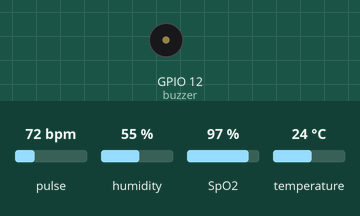
The sketch below on a simulated ESP32. Shown: buzzer (waves = sounding, pin HIGH). The test bench sets the inputs (shaded band); at power-on: pulse 72 bpm, humidity 55 %, SpO2 97 %, temperature 24 °C. WiFi joins after 1.5 s; servers stay silent unless stated; what the sketch prints to the serial monitor is not drawn.

Above: at 3.5 s.
3.6 s: pulse set to 62 bpm
7.8 s: pulse set to 57 bpm
At 9.3 s:
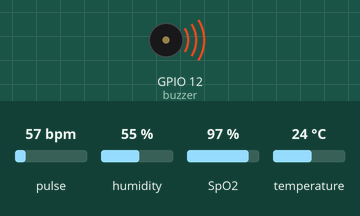
10.5 s: pulse set to 70 bpm
At 12.8 s:
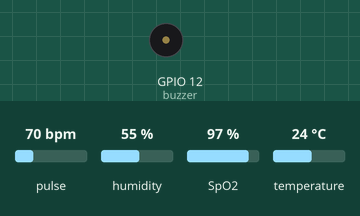
13.5 s: pulse set to 42 bpm
At 16.9 s:
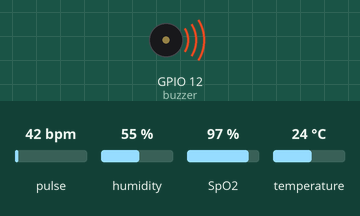
Timing chart, 0 to 18.0 s (numbered marks = the images above; inputs shaded):
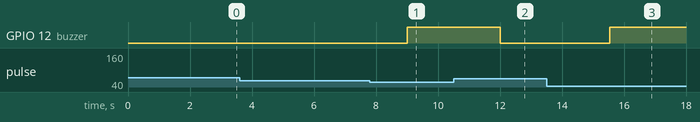

Measured:
- the behaviour switches between 60 and 59 bpm on pulse (found by bisection; images 0 and 1)
- after the input at 3.6 s, every drawn part: stays the same
- after the input at 7.8 s, GPIO 12 (buzzer): LOW → HIGH after 1.2 s
- after the input at 10.5 s, GPIO 12 (buzzer): HIGH → LOW after 1.5 s
- after the input at 13.5 s, GPIO 12 (buzzer): LOW → HIGH after 2.0 s

The sketch:

ProjectIoT.ino
```cpp
//BLYNK
#define BLYNK_TEMPLATE_ID ""
#define BLYNK_TEMPLATE_NAME "Health Monitoring"
#define BLYNK_AUTH_TOKEN ""

#define BLYNK_PRINT Serial
#include <Blynk.h>
#include <BlynkSimpleEsp32.h>
#include <WiFi.h>
#include <Wire.h>
#include "MAX30100_PulseOximeter.h"
#include <DHT.h>
#include <Firebase_ESP_Client.h>

// Firebase configuration
#define FIREBASE_HOST ""
#define FIREBASE_AUTH ""

// Firebase objects
FirebaseData firebaseData;
FirebaseConfig firebaseConfig;
FirebaseAuth firebaseAuth;

// MAX30100 Pulse Oximeter object
PulseOximeter pox;
BlynkTimer timer;
// DHT11 Sensor setup
#define DHTPIN 14              // Pin where the DHT11 is connected
#define DHTTYPE DHT11
DHT dht(DHTPIN, DHTTYPE);
//buzzer
const int buzzer = 12; //D6
// WiFi credentials
const char* ssid = "ThuHa";
const char* password = "thuha1707";

// Variables for data
float heartRate, spo2, t, h;
float lastBPM,lastspo2,lastt,lasth;
float BPM1=0;
float SpO21=0;
unsigned long tsLastReport = 0;
unsigned long tsLastDHTReport = 0;
const unsigned long firebaseSendInterval = 1000;
unsigned long lastFirebaseSendTime = 0;
unsigned long lastblynkSendTime =0;

void myTimerEvent()
{
// You can send any value at any time.
// Please don't send more that 10 values per second.
Blynk.virtualWrite(V0, millis() / 1000);
}

void onBeatDetected() {
  Serial.println("♥ Beat!");
}

void setup() {
  Serial.begin(115200);
  pinMode(buzzer, OUTPUT);
  // Initialize WiFi
  WiFi.begin(ssid, password);
  while (WiFi.status() != WL_CONNECTED) {
    delay(1000);
    Serial.println("Connecting to WiFi...");
  }
  Serial.println("Connected to WiFi!");
  Blynk.begin(BLYNK_AUTH_TOKEN, ssid, password);
  timer.setInterval(1000L, myTimerEvent);
  // Initialize MAX30100 Pulse Oximeter
  if (!pox.begin()) {
    Serial.println("Failed to initialize MAX30100 sensor.");
    while (1);
  }
  Serial.println("MAX30100 initialized!");
  pox.setOnBeatDetectedCallback(onBeatDetected);
  pox.setIRLedCurrent(MAX30100_LED_CURR_7_6MA);
  // Initialize DHT11
  dht.begin();
  Serial.println("DHT11 initialized!");
  // Firebase configuration
  firebaseConfig.database_url = FIREBASE_HOST;
  firebaseConfig.signer.tokens.legacy_token = FIREBASE_AUTH;
  // Initialize Firebase
  Firebase.begin(&firebaseConfig, &firebaseAuth);
  Firebase.reconnectWiFi(true);
  // Create tasks for dual-task operation
  xTaskCreatePinnedToCore(readSensors, "Sensor Task", 4096, NULL, 1, NULL, 0); // Run on core 0
  xTaskCreatePinnedToCore(sendDataToFirebase, "Firebase Task", 8192, NULL, 1, NULL, 1); // Increased stack size to 8192 and run on core 1
}

// Task 1: Reads data from sensors every 2 seconds
void readSensors(void *parameter) {
  for (;;) {
    pox.update();
    // Update the heart rate and SpO2 every 1 seconds
    if (millis() - tsLastReport > 3000) {
      BPM1 = pox.getHeartRate();
      SpO21 = pox.getSpO2();

      if (BPM1 > 0 && SpO21 > 0) {
        Serial.print("Heart rate: ");
        Serial.print(BPM1);
        Serial.print(" bpm, SpO2: ");
        Serial.print(SpO21);
        Serial.println(" %");
      } else {
        Serial.println("Invalid sensor readings.");
      }
      tsLastReport = millis();
    }

    if (millis() - tsLastDHTReport > 2000) {
      // Read temperature and humidity from the DHT11 sensor every 1 seconds
      t = dht.readTemperature();
      h = dht.readHumidity();
      if (isnan(t) || isnan(h)) {
        Serial.println("Failed to read from DHT sensor!");
      } else {
        Serial.print("Temperature: ");
        Serial.print(t);
        Serial.print(" °C, Humidity: ");
        Serial.print(h);
        Serial.println(" %");
      }
      tsLastDHTReport = millis();
      }
  }
}

// Task 2: Pushes data to Firebase every 5 seconds
void sendDataToFirebase(void *parameter) {
  for (;;) {
    Blynk.run();
    timer.run();
    heartRate=BPM1;
    spo2=SpO21;
    float humi2 = h;
    float temp2 = t;
    if (millis() - lastFirebaseSendTime > firebaseSendInterval) {
      // Check if valid data is available for each sensor
      if (heartRate > 0 && spo2 > 0) {
        if (Firebase.RTDB.setFloat(&firebaseData, "PhuongsensorData/heartRate", heartRate)) {
          Serial.println("Heart rate data pushed to Firebase successfully!");
        } else {
          Serial.print("Failed to push heart rate data: ");
          Serial.println(firebaseData.errorReason());
        }

        if (Firebase.RTDB.setFloat(&firebaseData, "PhuongsensorData/spo2", spo2)) {
          Serial.println("SpO2 data pushed to Firebase successfully!");
        } else {
          Serial.print("Failed to push SpO2 data: ");
          Serial.println(firebaseData.errorReason());
        }
      }

      // Push temperature and humidity to Firebase if available

      if (!isnan(temp2) && !isnan(humi2)) {
        if (Firebase.RTDB.setFloat(&firebaseData, "PhuongDHTdata/temperature", temp2)) {
          Serial.println("Temperature data pushed to Firebase successfully!");
        } else {
          Serial.print("Failed to push temperature data: ");
          Serial.println(firebaseData.errorReason());
        }
        if (Firebase.RTDB.setFloat(&firebaseData, "PhuongDHTdata/humidity", humi2)) {
          Serial.println("Humidity data pushed to Firebase successfully!");
        } else {
          Serial.print("Failed to push humidity data: ");
          Serial.println(firebaseData.errorReason());
        }
      }
      lastFirebaseSendTime = millis();
    }
    if (millis() - lastblynkSendTime > 2000)
    {
      if (heartRate>0&& spo2>0)
      {
        if (heartRate!=lastBPM)
          {
            Blynk.virtualWrite(V1, heartRate);
            lastBPM=heartRate;
          }
          delay(100);
          if (spo2!=lastspo2)
          {
            Blynk.virtualWrite(V2, spo2);
            lastspo2=spo2;
          }
          delay(100);
        if (temp2!=lastt)
        {
          Blynk.virtualWrite(V3, temp2);
          lastt=temp2;
        }
        delay(100);
        if (humi2!=lasth)
        {
          Blynk.virtualWrite(V4, humi2);
          lasth=humi2;
        }
        delay(100);
      }
      lastblynkSendTime=millis();
    }
    if ((heartRate<60 || heartRate>100 || spo2<95 || temp2>37 || temp2<16 || humi2<30 || humi2>70) && (heartRate>0 && spo2>0 && temp2 >0 && humi2>0))
    {
      digitalWrite(buzzer,HIGH);///*
      static unsigned long lastAlertTime = 0;
      if (millis() - lastAlertTime > 5000)
      {
      //canh bao nhip tim
      if(heartRate<60) Blynk.logEvent("slow_heart_rate", String("Slow heart rate: ") + heartRate);
      delay(100);
      if (heartRate>100) Blynk.logEvent("high_heart_rate", String("High heart rate: ") + heartRate);
      delay(100);
      //canh bao SpO2
      if(spo2<95) Blynk.logEvent("low_spo2", String("Low SpO2: ") + spo2);
      delay(100);
      //canh bao nhiet do
      if(temp2>37 || temp2<15) Blynk.logEvent("dangerous_temperature", String("Dangerous TemperatureDetected!: ") + temp2);
      delay(100);
      // canh bao do am
      if (humi2>70 || humi2<30) Blynk.logEvent("dangerous_humidity", String("Dangerous Humidity: ") + humi2);
      delay(100);
      //*/
      lastAlertTime = millis();
      }
    }
    else
    {
      digitalWrite(buzzer,LOW);
    }
  }
}

void loop() {
  // Main loop does nothing. Tasks handle all operations.
}
```
